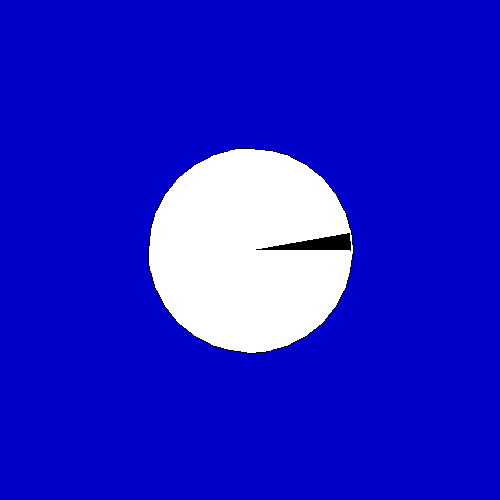
Frame 1 (no input)
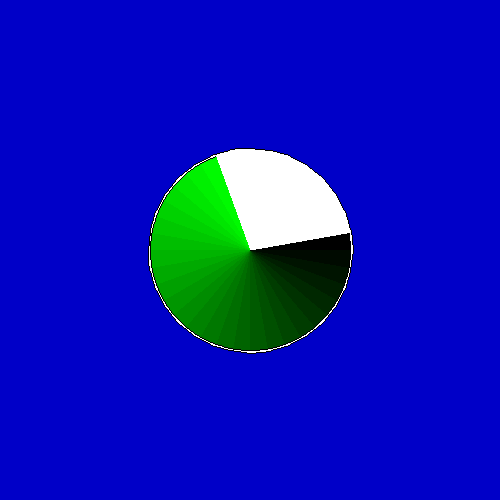
Frame 60 (the mouse pressed at the canvas centre just before this capture)
Frame 120 (the mouse held since frame 60 and released just before this capture): identical to frame 60, image omitted

The Processing sketch that drew these frames (run headless with seeded random() and noise(); from frame 60 on, the mouse is pressed at the canvas centre):

// Processing sketch: arcs_b
// ── arcs_b.pde
/// Processing program in mode 2 - with visible subroutines.
//-/////////////////////////////////////////////////////////

void setup()
{
  size(500,500);
  background(0,0,200); // rgB
  noSmooth(); // no antialiasing
  ellipse(250, 250, 205, 205);
}

int i=0; // global variable used inside `draw()`

void draw() // use global i
{
  if(i>255) i=0; // "one line if".
  fill(0,i,0);   // rGb
  arc(250, 250, 200, 200, radians(i-10),radians(i));
  i+=10;
}

/// @date 2026-10-29 ( → https://github.com/borkowsk/bookProcessingEN)
